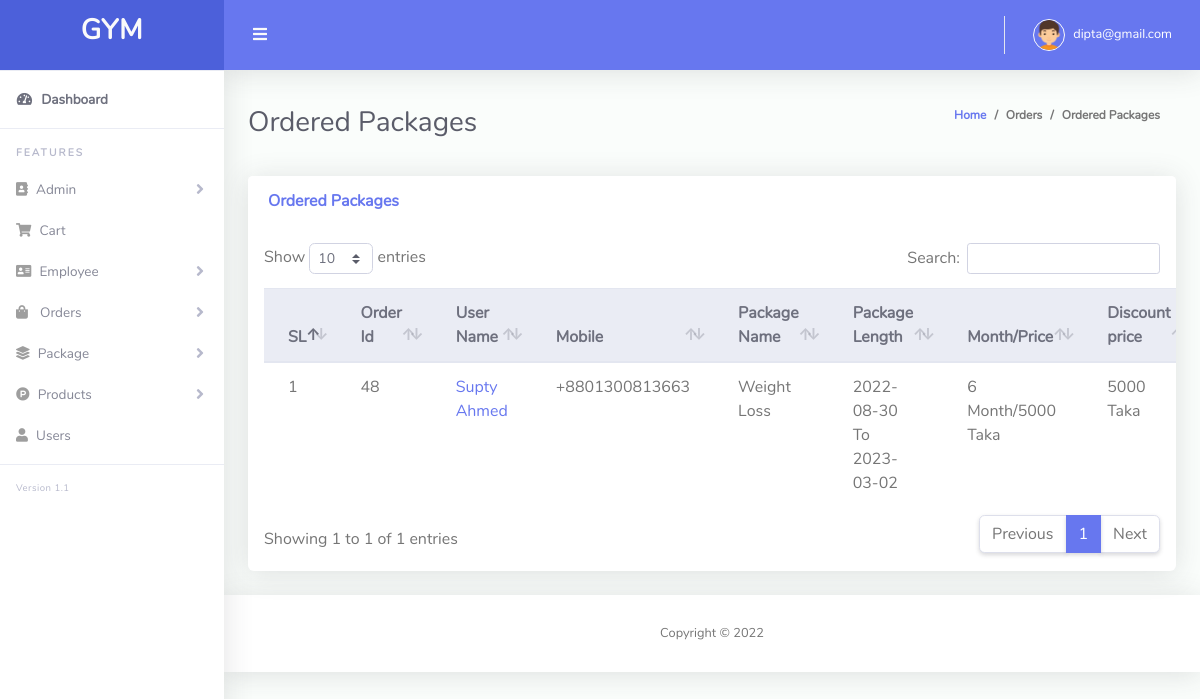
/admin/order.php (signed in), run on an earlier commit of the app's database.
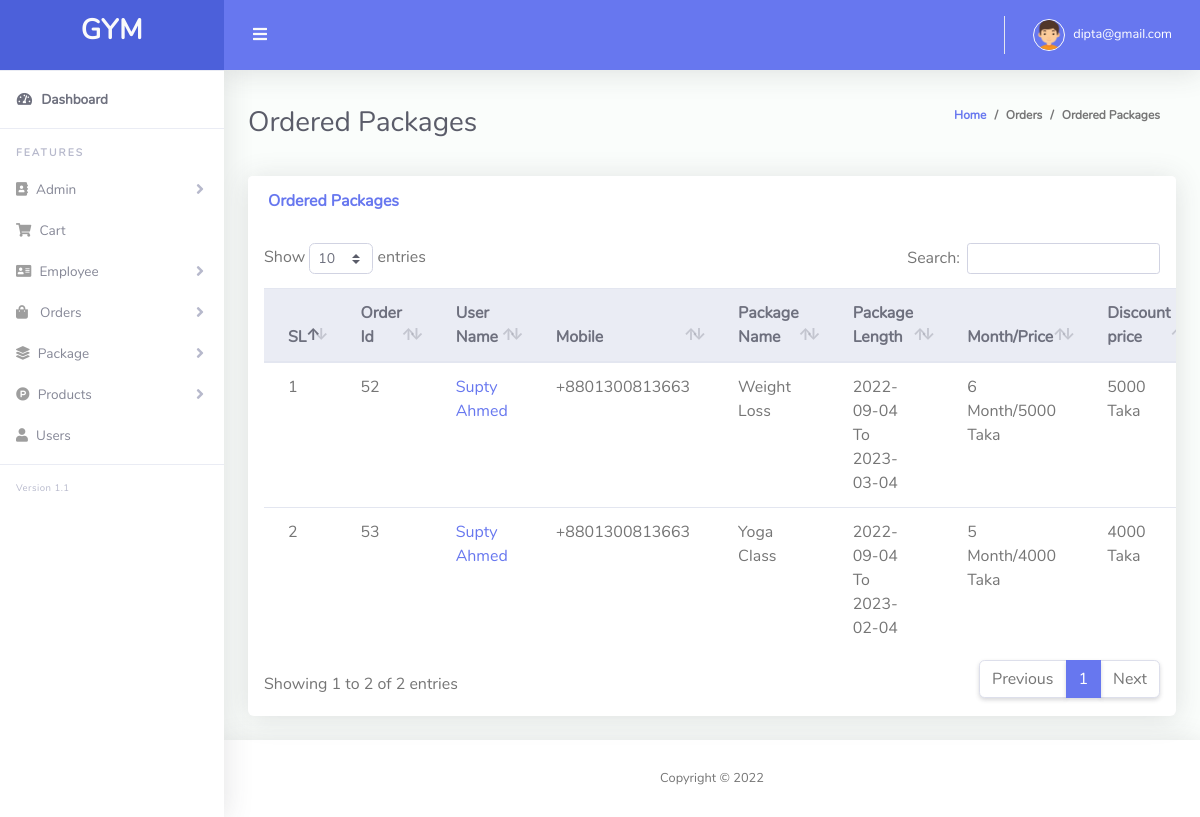
And on a later commit of the database.
### tables this page shows
CREATE TABLE `order_table` (
  `order_id` int(11) NOT NULL,
  `mobile_no` varchar(150) NOT NULL,
  `product_id` int(11) DEFAULT NULL,
  `pack_id` int(11) DEFAULT NULL,
  `pack_price` int(11) DEFAULT NULL,
  `pack_month` varchar(20) DEFAULT NULL,
  `pack_discount` varchar(20) DEFAULT NULL,
  `status` int(11) NOT NULL DEFAULT 0,
  `created_at` date NOT NULL DEFAULT current_timestamp(),
  `trainer_id` int(11) DEFAULT NULL
);

CREATE TABLE `user_table` (
  `user_id` int(20) NOT NULL,
  `first_name` varchar(255) NOT NULL,
  `last_name` varchar(255) NOT NULL,
  `email` varchar(255) NOT NULL,
  `password` varchar(255) NOT NULL,
  `dob` varchar(255) NOT NULL,
  `gender` varchar(255) NOT NULL,
  `mobile` varchar(255) NOT NULL,
  `address` varchar(255) NOT NULL,
  `image` varchar(155) DEFAULT NULL,
  `flag` tinyint(10) NOT NULL DEFAULT 0,
  `otp` int(11) NOT NULL,
  `reg_at` timestamp NOT NULL DEFAULT current_timestamp()
);

CREATE TABLE `package_table` (
  `package_id` int(20) NOT NULL,
  `pack_name` varchar(255) NOT NULL,
  `details` text NOT NULL,
  `image` varchar(255) NOT NULL,
  `month` varchar(255) NOT NULL,
  `price` int(25) NOT NULL,
  `discount` int(25) NOT NULL,
  `del_pack` tinyint(10) NOT NULL DEFAULT 0
);

### Classes/DB.php (called while the page is built, shortened)
<?php
class DB
{
    public function connect(){
        $this->conn = new mysqli("localhost","root","","gym");
        if ($this->conn->connect_error) {
          die("Connection failed: " . $this->conn->connect_error);
        }
        else{
            return $msg =  "connected";
        }
    }
}

### Classes/PackageClass.php (called while the page is built, shortened)
<?php
include_once 'db.php';
class PackageClass extends DB
{
    public function viewOrderadmin(){
        $qry = "SELECT * FROM order_table
        LEFT JOIN employee_table ON order_table.trainer_id = employee_table.emp_id
        INNER JOIN package_table ON order_table.pack_id = package_table.package_id
        INNER JOIN user_table ON order_table.mobile_no = user_table.mobile
        LEFT JOIN product_table ON order_table.product_id = product_table.id
        ORDER by status ASC";
        $result = $this->conn->query($qry);
        return $result;
    }
}

### admin/order.php (the view, shortened to what this page needs)
<?php include 'layouts/header.php';
?>
<div class="container-fluid" id="container-wrapper">
  <div class="d-sm-flex align-items-center justify-content-between mb-4">
    <h1 class="h3 mb-0 text-gray-800">Ordered Packages</h1>
    <ol class="breadcrumb">
      <li class="breadcrumb-item"><a href="./">Home</a></li>
      <li class="breadcrumb-item">Orders</li>
      <li class="breadcrumb-item active" aria-current="page">Ordered Packages</li>
    </ol>
  </div>
  <div class="row">
    <div class="col-lg-12">
      <div class="card mb-4">
        <div class="card-header py-3 d-flex flex-row align-items-center justify-content-between">
          <h6 class="m-0 font-weight-bold text-primary">Ordered Packages</h6>
        </div>
        <div class="table-responsive p-3">
          <table class="table align-items-center table-flush" id="dataTable">
            <thead class="thead-light">
              <tr>
                <th>SL</th>
                <th>Order Id</th>
                <th>User Name</th>
                <th>Mobile</th>
                <th>Package Name</th>
                <th>Package Length</th>
                <th>Month/Price</th>
                <th>Discount price</th>
              </tr>
            </thead>
            <tbody>
              <?php
              $i = 0;
              $view = $pack->viewOrderadmin();
              foreach ($view as $value) {
                $i++;
              ?>
                <tr>
                  <td><?php echo $i; ?></td>
                  <td><?php echo $value['order_id']; ?></td>
                  <td><a href="singleuser.php?id=<?php echo $value['user_id']; ?>"><?php echo  $value['first_name'] . " " . $value['last_name']; ?></a></td>
                  <td><?php echo $value['mobile_no']; ?></td>
                  <td><?php echo $value['pack_name']; ?></td>
                  <td><?php echo $value['created_at'] . " To " . $effectiveDate = date('Y-m-d', strtotime("+" . $value['month'] . " months", strtotime($value['created_at']))); ?></td>
                  <td><?php echo $value['month'] . ' Month/' . $value['price']; ?> Taka</td>
                  <td><?php echo $value['price'] - ($value['price'] * ($value['discount'] / 100)); ?> Taka</td>
                </tr>
              <?php } ?>
            </tbody>
          </table>
        </div>
      </div>
    </div>
  </div>
</div>
<?php include 'layouts/footer.php'; ?>

### admin/layouts/header.php (shortened to what this page needs)
<?php
include '../Classes/PackageClass.php';
$pack = new PackageClass();
?>
<!DOCTYPE html>
<html lang="en">
<head>
  <link href="vendor/fontawesome-free/css/all.min.css" rel="stylesheet" type="text/css">
  <link href="vendor/bootstrap/css/bootstrap.min.css" rel="stylesheet" type="text/css">
  <link href="css/ruang-admin.min.css" rel="stylesheet">
  <link href="vendor/datatables/dataTables.bootstrap4.min.css" rel="stylesheet">
</head>
<body id="page-top">
  <div id="wrapper">
    <ul class="navbar-nav sidebar sidebar-light accordion" id="accordionSidebar">
      <a class="sidebar-brand d-flex align-items-center justify-content-center" href="index.php">
        <div class="sidebar-brand-text mx-3">
          <h3><b>GYM</b></h3>
        </div>
      </a>
      <hr class="sidebar-divider my-0">
      <li class="nav-item active">
        <a class="nav-link" href="index.php">
          <i class="fas fa-fw fa-tachometer-alt"></i>
          <span>Dashboard</span>
        </a>
      </li>
      <hr class="sidebar-divider">
      <div class="sidebar-heading">
        Features
      </div>
      <li class="nav-item">
        <a class="nav-link collapsed" href="#" data-toggle="collapse" data-target="#collapseTable" aria-expanded="true" aria-controls="collapseTable">
          <i class="fas fa-address-book"></i>
          <span>Admin</span>
        </a>
      </li>
      <li class="nav-item">
        <a class="nav-link" href="cart.php">
          <i class="fas fa-shopping-cart"></i>
          <span>Cart</span>
        </a>
      </li>
      <li class="nav-item">
        <a class="nav-link collapsed" href="#" data-toggle="collapse" data-target="#collapseTable1" aria-expanded="true" aria-controls="collapseTable">
          <i class="fas fa-address-card"></i>
          <span>Employee</span>
        </a>
      </li>
      <li class="nav-item">
        <a class="nav-link collapsed" href="#" data-toggle="collapse" data-target="#collapseForm2" aria-expanded="true" aria-controls="collapseForm">
          <i class="fas fa-shopping-bag"></i>
          <span>Orders</span>
        </a>
      </li>
      <li class="nav-item">
        <a class="nav-link collapsed" href="#" data-toggle="collapse" data-target="#collapseForm" aria-expanded="true" aria-controls="collapseForm">
          <i class="fas fa-layer-group"></i>
          <span>Package</span>
        </a>
      </li>
      <li class="nav-item">
        <a class="nav-link collapsed" href="#" data-toggle="collapse" data-target="#collapseForm1" aria-expanded="true" aria-controls="collapseForm">
          <i class="fab fa-product-hunt"></i>
          <span>Products</span>
        </a>
      </li>
      <li class="nav-item">
        <a class="nav-link" href="users.php">
          <i class="fas fa-user"></i>
          <span>Users</span>
        </a>
      </li>
      <hr class="sidebar-divider">
      <div class="version" id="version-ruangadmin"></div>
    </ul>
    <div id="content-wrapper" class="d-flex flex-column">
      <div id="content">
        <nav class="navbar navbar-expand navbar-light bg-navbar topbar mb-4 static-top">
          <button id="sidebarToggleTop" class="btn btn-link rounded-circle mr-3">
            <i class="fa fa-bars"></i>
          </button>
          <ul class="navbar-nav ml-auto">
            <li class="nav-item dropdown no-arrow">
              <a class="nav-link dropdown-toggle" href="#" id="userDropdown" role="button" data-toggle="dropdown" aria-haspopup="true" aria-expanded="false">
                <img class="img-profile rounded-circle" src="img/boy.png" style="max-width: 60px">
                <span class="ml-2 d-none d-lg-inline text-white small"><?php echo  $_SESSION['admin_email']; ?></span>
              </a>
            </li>
          </ul>
        </nav>

### admin/layouts/footer.php (shortened to what this page needs)
<footer class="sticky-footer bg-white">
  <div class="container my-auto">
    <div class="copyright text-center my-auto">
      <span>Copyright &copy;
      </span>
    </div>
  </div>
</footer>
</div>
</div>
</body>
</html>

What changed in the data, as far as the page shows it:
removed order_table: order_id "48", user_table.first_name "Supty", user_table.last_name "Ahmed", mobile_no "+8801300813663", package_table.pack_name "Weight Loss", created_at "2022-08-30", created_at.month "2023-03-02", package_table.month "6", package_table.price "5000"
added order_table: order_id "52", user_table.first_name "Supty", user_table.last_name "Ahmed", mobile_no "+8801300813663", package_table.pack_name "Weight Loss", created_at "2022-09-04", created_at.month "2023-03-04", package_table.month "6", package_table.price "5000"
added order_table: order_id "53", user_table.first_name "Supty", user_table.last_name "Ahmed", mobile_no "+8801300813663", package_table.pack_name "Yoga Class", created_at "2022-09-04", created_at.month "2023-02-04", package_table.month "5", package_table.price "4000"
Also different on the page:
text written by a page script: "Show entries Search: Showing 1 to 1 of 1 entries Previous 1 Next" → "Show entries Search: Showing 1 to 2 of 2 entries Previous 1 Next"
